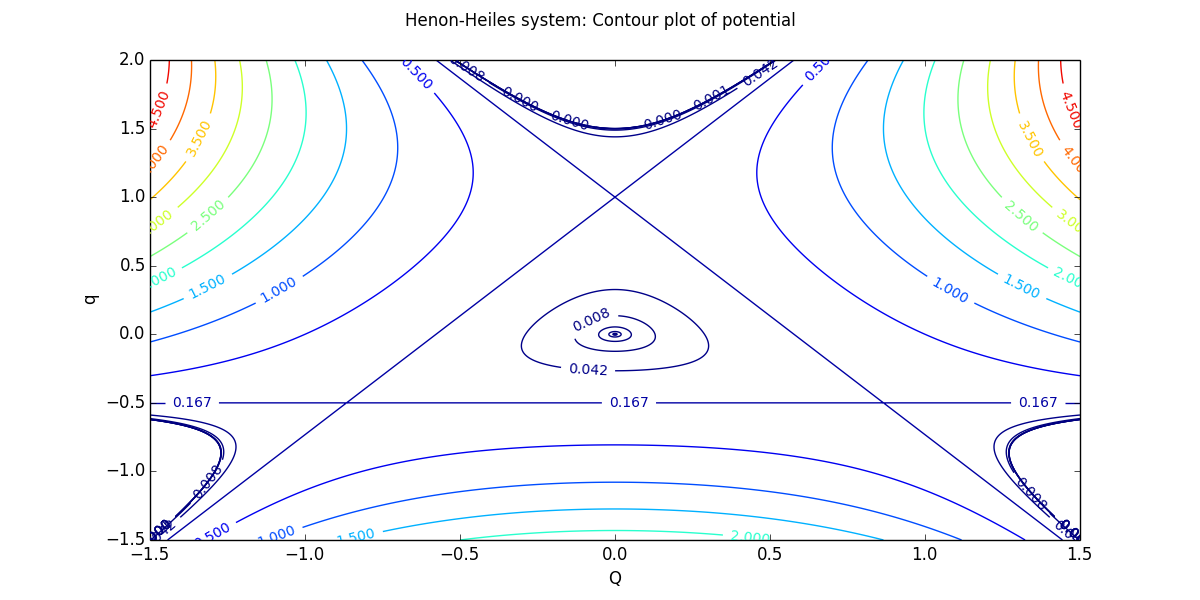

Source code (Python):
"""
This program plots a contour plot of the potential of the Henon-Heiles system.
F. Schuessler, 20.07.2014
"""

import math
import pylab as plt 
import numpy as np

def U(Q, q):
    return(0.5 * (Q ** 2 + q ** 2) + (Q ** 2) * q - q ** 3 / 3)

# Contour plot of potential
Q_lim = [-1.5, 1.5]
q_lim = [-1.5, 2.]
q_steps = 1001
Qs = np.linspace(Q_lim[0], Q_lim[1], q_steps)
qs = np.linspace(q_lim[0], q_lim[1], q_steps)
Q, q = np.meshgrid(Qs, qs)
outer = np.arange(5., 1., -0.5)
inner = [1 /(math.factorial(i)) for i in range(1, 10)]
levels = np.concatenate((outer, inner))


fig1 = plt.figure(figsize=plt.figaspect(0.5))
fig1.suptitle("Henon-Heiles system: Contour plot of potential")
ax = fig1.add_subplot(111)
cont = ax.contour(Q, q, U(Q, q), levels)
ax.clabel(cont, inline=1, fontsize=10)
ax.set_xlabel('Q')
ax.set_ylabel('q')
fig1_name = 'henon_heiles_pot_contour.png'
fig1.savefig(fig1_name)
fig1.show()
